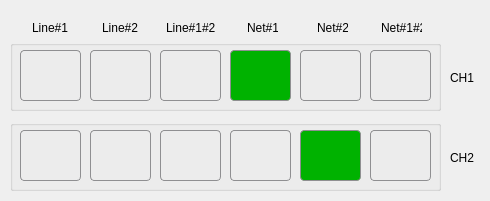
<?xml version="1.0" encoding="UTF-8"?>
<ui version="4.0">
 <class>Spk_InterRouter</class>
 <widget class="QWidget" name="Spk_InterRouter">
  <property name="windowModality">
   <enum>Qt::ApplicationModal</enum>
  </property>
  <property name="geometry">
   <rect>
    <x>0</x>
    <y>0</y>
    <width>490</width>
    <height>201</height>
   </rect>
  </property>
  <property name="windowTitle">
   <string>InterRouter</string>
  </property>
  <widget class="QLabel" name="label">
   <property name="geometry">
    <rect>
     <x>32</x>
     <y>20</y>
     <width>41</width>
     <height>16</height>
    </rect>
   </property>
   <property name="text">
    <string>Line#1</string>
   </property>
  </widget>
  <widget class="QLabel" name="label_2">
   <property name="geometry">
    <rect>
     <x>102</x>
     <y>20</y>
     <width>41</width>
     <height>16</height>
    </rect>
   </property>
   <property name="text">
    <string>Line#2</string>
   </property>
  </widget>
  <widget class="QLabel" name="label_3">
   <property name="geometry">
    <rect>
     <x>247</x>
     <y>20</y>
     <width>31</width>
     <height>16</height>
    </rect>
   </property>
   <property name="text">
    <string>Net#1</string>
   </property>
  </widget>
  <widget class="QLabel" name="label_4">
   <property name="geometry">
    <rect>
     <x>317</x>
     <y>20</y>
     <width>31</width>
     <height>16</height>
    </rect>
   </property>
   <property name="text">
    <string>Net#2</string>
   </property>
  </widget>
  <widget class="QLabel" name="label_5">
   <property name="geometry">
    <rect>
     <x>450</x>
     <y>70</y>
     <width>31</width>
     <height>16</height>
    </rect>
   </property>
   <property name="text">
    <string>CH1</string>
   </property>
  </widget>
  <widget class="QLabel" name="label_6">
   <property name="geometry">
    <rect>
     <x>450</x>
     <y>150</y>
     <width>31</width>
     <height>16</height>
    </rect>
   </property>
   <property name="text">
    <string>CH2</string>
   </property>
  </widget>
  <widget class="QGroupBox" name="groupBox">
   <property name="geometry">
    <rect>
     <x>10</x>
     <y>40</y>
     <width>431</width>
     <height>71</height>
    </rect>
   </property>
   <property name="title">
    <string/>
   </property>
   <widget class="QPushButton" name="leftNet1">
    <property name="geometry">
     <rect>
      <x>220</x>
      <y>10</y>
      <width>61</width>
      <height>51</height>
     </rect>
    </property>
    <property name="styleSheet">
     <string notr="true">QPushButton {
     border: 1px solid #8f8f91;
     border-radius: 4px;
     background-color: qlineargradient(x1: 0, y1: 0, x2: 0, y2: 1,
                                       stop: 0 #f6f7fa, stop: 1 #dadbde);
 }

 QPushButton:pressed {
     background-color: qlineargradient(x1: 0, y1: 0, x2: 0, y2: 1,
                                       stop: 0 #dadbde, stop: 1 #f6f7fa);
 }
QPushButton:checked{
	background-color: rgb(0, 178, 0);
}</string>
    </property>
    <property name="text">
     <string/>
    </property>
    <property name="checkable">
     <bool>true</bool>
    </property>
    <property name="checked">
     <bool>true</bool>
    </property>
    <property name="autoExclusive">
     <bool>true</bool>
    </property>
   </widget>
   <widget class="QPushButton" name="leftLine2">
    <property name="geometry">
     <rect>
      <x>80</x>
      <y>10</y>
      <width>61</width>
      <height>51</height>
     </rect>
    </property>
    <property name="styleSheet">
     <string notr="true">QPushButton {
     border: 1px solid #8f8f91;
     border-radius: 4px;
     background-color: qlineargradient(x1: 0, y1: 0, x2: 0, y2: 1,
                                       stop: 0 #f6f7fa, stop: 1 #dadbde);
 }

 QPushButton:pressed {
     background-color: qlineargradient(x1: 0, y1: 0, x2: 0, y2: 1,
                                       stop: 0 #dadbde, stop: 1 #f6f7fa);
 }
QPushButton:checked{
	background-color: rgb(0, 178, 0);
}</string>
    </property>
    <property name="text">
     <string/>
    </property>
    <property name="checkable">
     <bool>true</bool>
    </property>
    <property name="autoExclusive">
     <bool>true</bool>
    </property>
   </widget>
   <widget class="QPushButton" name="leftLine12">
    <property name="geometry">
     <rect>
      <x>150</x>
      <y>10</y>
      <width>61</width>
      <height>51</height>
     </rect>
    </property>
    <property name="styleSheet">
     <string notr="true">QPushButton {
     border: 1px solid #8f8f91;
     border-radius: 4px;
     background-color: qlineargradient(x1: 0, y1: 0, x2: 0, y2: 1,
                                       stop: 0 #f6f7fa, stop: 1 #dadbde);
 }

 QPushButton:pressed {
     background-color: qlineargradient(x1: 0, y1: 0, x2: 0, y2: 1,
                                       stop: 0 #dadbde, stop: 1 #f6f7fa);
 }
QPushButton:checked{
	background-color: rgb(0, 178, 0);
}</string>
    </property>
    <property name="text">
     <string/>
    </property>
    <property name="checkable">
     <bool>true</bool>
    </property>
    <property name="autoExclusive">
     <bool>true</bool>
    </property>
   </widget>
   <widget class="QPushButton" name="leftLine1">
    <property name="geometry">
     <rect>
      <x>10</x>
      <y>10</y>
      <width>61</width>
      <height>51</height>
     </rect>
    </property>
    <property name="styleSheet">
     <string notr="true">QPushButton {
     border: 1px solid #8f8f91;
     border-radius: 4px;
     background-color: qlineargradient(x1: 0, y1: 0, x2: 0, y2: 1,
                                       stop: 0 #f6f7fa, stop: 1 #dadbde);
 }

 QPushButton:pressed {
     background-color: qlineargradient(x1: 0, y1: 0, x2: 0, y2: 1,
                                       stop: 0 #dadbde, stop: 1 #f6f7fa);
 }
QPushButton:checked{
	background-color: rgb(0, 178, 0);
}</string>
    </property>
    <property name="text">
     <string/>
    </property>
    <property name="checkable">
     <bool>true</bool>
    </property>
    <property name="checked">
     <bool>false</bool>
    </property>
    <property name="autoExclusive">
     <bool>true</bool>
    </property>
   </widget>
   <widget class="QPushButton" name="leftNet2">
    <property name="geometry">
     <rect>
      <x>290</x>
      <y>10</y>
      <width>61</width>
      <height>51</height>
     </rect>
    </property>
    <property name="styleSheet">
     <string notr="true">QPushButton {
     border: 1px solid #8f8f91;
     border-radius: 4px;
     background-color: qlineargradient(x1: 0, y1: 0, x2: 0, y2: 1,
                                       stop: 0 #f6f7fa, stop: 1 #dadbde);
 }

 QPushButton:pressed {
     background-color: qlineargradient(x1: 0, y1: 0, x2: 0, y2: 1,
                                       stop: 0 #dadbde, stop: 1 #f6f7fa);
 }
QPushButton:checked{
	background-color: rgb(0, 178, 0);
}</string>
    </property>
    <property name="text">
     <string/>
    </property>
    <property name="checkable">
     <bool>true</bool>
    </property>
    <property name="autoExclusive">
     <bool>true</bool>
    </property>
   </widget>
   <widget class="QPushButton" name="leftNet12">
    <property name="geometry">
     <rect>
      <x>360</x>
      <y>10</y>
      <width>61</width>
      <height>51</height>
     </rect>
    </property>
    <property name="styleSheet">
     <string notr="true">QPushButton {
     border: 1px solid #8f8f91;
     border-radius: 4px;
     background-color: qlineargradient(x1: 0, y1: 0, x2: 0, y2: 1,
                                       stop: 0 #f6f7fa, stop: 1 #dadbde);
 }

 QPushButton:pressed {
     background-color: qlineargradient(x1: 0, y1: 0, x2: 0, y2: 1,
                                       stop: 0 #dadbde, stop: 1 #f6f7fa);
 }
QPushButton:checked{
	background-color: rgb(0, 178, 0);
}</string>
    </property>
    <property name="text">
     <string/>
    </property>
    <property name="checkable">
     <bool>true</bool>
    </property>
    <property name="autoExclusive">
     <bool>true</bool>
    </property>
   </widget>
  </widget>
  <widget class="QGroupBox" name="groupBox_2">
   <property name="geometry">
    <rect>
     <x>10</x>
     <y>120</y>
     <width>431</width>
     <height>71</height>
    </rect>
   </property>
   <property name="title">
    <string/>
   </property>
   <widget class="QPushButton" name="rightNet2">
    <property name="geometry">
     <rect>
      <x>290</x>
      <y>10</y>
      <width>61</width>
      <height>51</height>
     </rect>
    </property>
    <property name="styleSheet">
     <string notr="true">QPushButton {
     border: 1px solid #8f8f91;
     border-radius: 4px;
     background-color: qlineargradient(x1: 0, y1: 0, x2: 0, y2: 1,
                                       stop: 0 #f6f7fa, stop: 1 #dadbde);
 }

 QPushButton:pressed {
     background-color: qlineargradient(x1: 0, y1: 0, x2: 0, y2: 1,
                                       stop: 0 #dadbde, stop: 1 #f6f7fa);
 }
QPushButton:checked{
	background-color: rgb(0, 178, 0);
}</string>
    </property>
    <property name="text">
     <string/>
    </property>
    <property name="checkable">
     <bool>true</bool>
    </property>
    <property name="checked">
     <bool>true</bool>
    </property>
    <property name="autoExclusive">
     <bool>true</bool>
    </property>
   </widget>
   <widget class="QPushButton" name="rightLine1">
    <property name="geometry">
     <rect>
      <x>10</x>
      <y>10</y>
      <width>61</width>
      <height>51</height>
     </rect>
    </property>
    <property name="styleSheet">
     <string notr="true">QPushButton {
     border: 1px solid #8f8f91;
     border-radius: 4px;
     background-color: qlineargradient(x1: 0, y1: 0, x2: 0, y2: 1,
                                       stop: 0 #f6f7fa, stop: 1 #dadbde);
 }

 QPushButton:pressed {
     background-color: qlineargradient(x1: 0, y1: 0, x2: 0, y2: 1,
                                       stop: 0 #dadbde, stop: 1 #f6f7fa);
 }
QPushButton:checked{
	background-color: rgb(0, 178, 0);
}</string>
    </property>
    <property name="text">
     <string/>
    </property>
    <property name="checkable">
     <bool>true</bool>
    </property>
    <property name="checked">
     <bool>false</bool>
    </property>
    <property name="autoExclusive">
     <bool>true</bool>
    </property>
   </widget>
   <widget class="QPushButton" name="rightLine2">
    <property name="geometry">
     <rect>
      <x>80</x>
      <y>10</y>
      <width>61</width>
      <height>51</height>
     </rect>
    </property>
    <property name="styleSheet">
     <string notr="true">QPushButton {
     border: 1px solid #8f8f91;
     border-radius: 4px;
     background-color: qlineargradient(x1: 0, y1: 0, x2: 0, y2: 1,
                                       stop: 0 #f6f7fa, stop: 1 #dadbde);
 }

 QPushButton:pressed {
     background-color: qlineargradient(x1: 0, y1: 0, x2: 0, y2: 1,
                                       stop: 0 #dadbde, stop: 1 #f6f7fa);
 }
QPushButton:checked{
	background-color: rgb(0, 178, 0);
}</string>
    </property>
    <property name="text">
     <string/>
    </property>
    <property name="checkable">
     <bool>true</bool>
    </property>
    <property name="autoExclusive">
     <bool>true</bool>
    </property>
   </widget>
   <widget class="QPushButton" name="rightNet1">
    <property name="geometry">
     <rect>
      <x>220</x>
      <y>10</y>
      <width>61</width>
      <height>51</height>
     </rect>
    </property>
    <property name="styleSheet">
     <string notr="true">QPushButton {
     border: 1px solid #8f8f91;
     border-radius: 4px;
     background-color: qlineargradient(x1: 0, y1: 0, x2: 0, y2: 1,
                                       stop: 0 #f6f7fa, stop: 1 #dadbde);
 }

 QPushButton:pressed {
     background-color: qlineargradient(x1: 0, y1: 0, x2: 0, y2: 1,
                                       stop: 0 #dadbde, stop: 1 #f6f7fa);
 }
QPushButton:checked{
	background-color: rgb(0, 178, 0);
}</string>
    </property>
    <property name="text">
     <string/>
    </property>
    <property name="checkable">
     <bool>true</bool>
    </property>
    <property name="checked">
     <bool>false</bool>
    </property>
    <property name="autoExclusive">
     <bool>true</bool>
    </property>
   </widget>
   <widget class="QPushButton" name="rightLine12">
    <property name="geometry">
     <rect>
      <x>150</x>
      <y>10</y>
      <width>61</width>
      <height>51</height>
     </rect>
    </property>
    <property name="styleSheet">
     <string notr="true">QPushButton {
     border: 1px solid #8f8f91;
     border-radius: 4px;
     background-color: qlineargradient(x1: 0, y1: 0, x2: 0, y2: 1,
                                       stop: 0 #f6f7fa, stop: 1 #dadbde);
 }

 QPushButton:pressed {
     background-color: qlineargradient(x1: 0, y1: 0, x2: 0, y2: 1,
                                       stop: 0 #dadbde, stop: 1 #f6f7fa);
 }
QPushButton:checked{
	background-color: rgb(0, 178, 0);
}</string>
    </property>
    <property name="text">
     <string/>
    </property>
    <property name="checkable">
     <bool>true</bool>
    </property>
    <property name="autoExclusive">
     <bool>true</bool>
    </property>
   </widget>
   <widget class="QPushButton" name="rightNet12">
    <property name="geometry">
     <rect>
      <x>360</x>
      <y>10</y>
      <width>61</width>
      <height>51</height>
     </rect>
    </property>
    <property name="styleSheet">
     <string notr="true">QPushButton {
     border: 1px solid #8f8f91;
     border-radius: 4px;
     background-color: qlineargradient(x1: 0, y1: 0, x2: 0, y2: 1,
                                       stop: 0 #f6f7fa, stop: 1 #dadbde);
 }

 QPushButton:pressed {
     background-color: qlineargradient(x1: 0, y1: 0, x2: 0, y2: 1,
                                       stop: 0 #dadbde, stop: 1 #f6f7fa);
 }
QPushButton:checked{
	background-color: rgb(0, 178, 0);
}</string>
    </property>
    <property name="text">
     <string/>
    </property>
    <property name="checkable">
     <bool>true</bool>
    </property>
    <property name="autoExclusive">
     <bool>true</bool>
    </property>
   </widget>
  </widget>
  <widget class="QLabel" name="label_7">
   <property name="geometry">
    <rect>
     <x>166</x>
     <y>20</y>
     <width>51</width>
     <height>16</height>
    </rect>
   </property>
   <property name="text">
    <string>Line#1#2</string>
   </property>
  </widget>
  <widget class="QLabel" name="label_8">
   <property name="geometry">
    <rect>
     <x>381</x>
     <y>20</y>
     <width>41</width>
     <height>16</height>
    </rect>
   </property>
   <property name="text">
    <string>Net#1#2</string>
   </property>
  </widget>
 </widget>
 <resources/>
 <connections/>
</ui>
